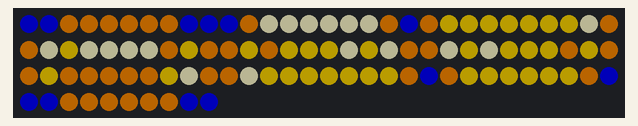
Bench run of a sketch on a simulated Arduino Uno, built with avr-gcc and run on an emulated ATmega328P. Shown: 100 RGB LEDs in strip order, left to right, continuing on the next row. Dim RGB values are drawn brighter than linear; random numbers use the default seed unless the sketch sets one.

Above: at 2.16 s.
At 6.72 s:
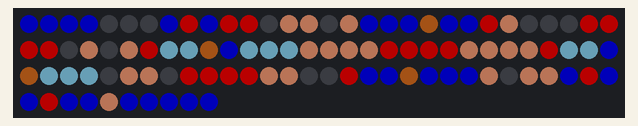
At 11.59 s:
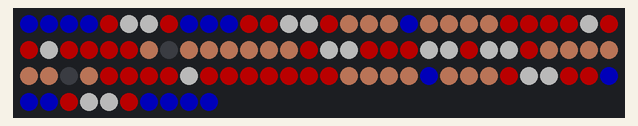
At 21.34 s:
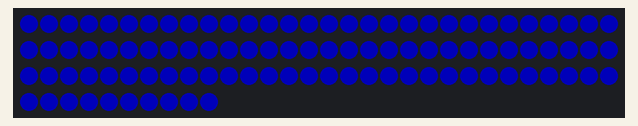
At 28.95 s:
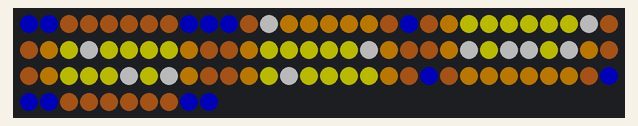
At 39.62 s:
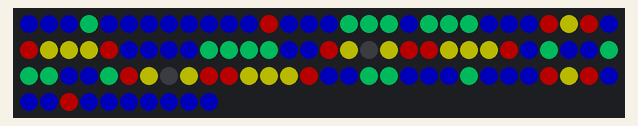

The sketch:

mario_combine.ino
```cpp
#include "FastLED.h"
#define NUM_LEDS 100
#define DATA_PIN 3

CRGB leds[NUM_LEDS];

void setup() {
  delay(2000);
  FastLED.addLeds<WS2811, DATA_PIN, RGB>(leds, NUM_LEDS);
  FastLED.setBrightness(70);
  FastLED.clear();
}

//general
int gloop = 6;
int gdelay = 300;
int sloop = 4;

//coin
int coin_background[]={0,1,8,9,10,19,80,89,90,91,98,99};
int coin_shining[]={12,13,14,15,16,17,28,31,33,34,35,36,46,48,51,53,68,71};
int coin_fill[]={21,22,23,24,25,26,27,32,38,41,43,44,45,47,52,54,55,56,58,61,67,72,73,74,75,76,77,78,82,83,84,85,86,87};

//mario
int m_hat_shirt[]={8,10,11,23,28,29,30,31,36,48,49,50,51,56,68,69,70,71,76,88,91};
int m_hair[]={4,5,6,12,15,25,26,27,32,34,64,67,74,75,84};
int m_bibshort[]={37,38,41,42,43,57,58,61,62,63};
int m_shoe[]={20,39,60,79};
int m_skin_v1[]={13,14,17,24,33,35,44,45,46,47,52,53,54,55,65,66,72,73,82,85,86,94};
int m_skin_v2[]={13,14,16,24,33,35,44,45,46,47,52,53,54,55,65,66,72,73,83,85,86,94};

//quest
int quest_background[]={0,1,8,9,10,19,80,89,90,91,98,99};
int quest_shadow[]={13,14,15,16,17,21,31,38,41,48,51,58,61,68,71,78,82,83,84,85,86,87};
int quest_fill[]={22,23,24,25,26,27,32,34,35,36,37,42,43,44,45,46,53,56,62,63,64,66,72,74,75,76,77};
int quest_mark[]={12,28,33,47,52,54,55,57,65,67,73};

//mushroom
int mr_head[]={4,7,11,12,15,24,25,26,27,29,30,32,33,34,35,44,47,48,49,52,55,64,65,66,67,69,70,71,72,73,74,75,84,87,88,92,95};
int mr_dot[]={5,6,13,14,28,31,45,46,50,51,53,54,68,85,86,93,94};
int mr_body_v1[]={16,17,18,20,21,22,23,38,39,40,41,42,43,56,57,58,59,60,61,76,77,78,79,81,82,83};
int mr_body_v2[]={16,17,18,20,21,22,23,36,38,39,40,41,42,43,56,57,58,59,60,61,63,76,77,78,79,81,82,83};
int mr_eye_v1[]={36,37,62,63};
int mr_eye_v2[]={37,62};

//star
int star_fill[]={4,14,15,16,20,21,22,23,24,25,32,33,34,37,38,42,43,44,45,46,47,48,52,53,54,57,58,60,61,62,63,64,65,74,75,76,84};
int star_eye[]={35,36,55,56};
int star_loop = 10;

//flower
int flower_petal_v1[]={7,11,13,25,29,30,34,45,49,50,54,65,69,71,73,87};
int flower_petal_v2[]={12,26,28,30,34,45,49,50,54,65,69,70,74,86,88,92};
int flower_middle_v1[]={12,26,28,31,33,46,48,51,53,66,68,72};
int flower_middle_v2[]={27,31,33,46,48,51,53,66,68,71,73,87};
int flower_center_v1[]={27,47,67};
int flower_center_v2[]={32,52,72};
int flower_eye_v1[]={32,52};
int flower_eye_v2[]={47,67};
int flower_leaf_v1[]={2,17,18,20,21,39,40,41,42,43,44,59,60,61,62,76,77,78,83};
int flower_leaf_v2[]={3,16,17,18,20,21,22,39,40,41,42,56,59,60,61,64,77,78,82};


void loop() {

  //coin
  for(int i=0;i<sloop;i++){
      fill_solid(leds, NUM_LEDS, CRGB::DarkOrange);
      for(int i=0; i<12; i++){
        leds[coin_background[i]] = CRGB::Blue;
      }
      for(int i=0; i<18; i++){
        leds[coin_shining[i]] = CRGB::LemonChiffon;
      }
      for(int i=0; i<34; i++){
        leds[coin_fill[i]] = CRGB::Gold;
      }
      FastLED.show();
      FastLED.delay(gdelay);
      fill_solid(leds, NUM_LEDS, CRGB::Blue);
      FastLED.show();
      FastLED.delay(gdelay);
  }

  //mario
  for(int i=0;i<gloop;i++){
      //v1
      fill_solid(leds, NUM_LEDS, CRGB::Blue);
      for(int i=0;i<21;i++){
        leds[m_hat_shirt[i]] = CRGB::Red;
      }
      for(int i=0;i<15;i++){
        leds[m_hair[i]] = CRGB::Black;
      }
      for(int i=0;i<10;i++){
        leds[m_bibshort[i]] = CRGB::SkyBlue;
      }
      for(int i=0;i<4;i++){
        leds[m_shoe[i]] = CRGB::SaddleBrown;
      }
      for(int i=0;i<22;i++){
        leds[m_skin_v1[i]] = CRGB::LightSalmon;
      }
      FastLED.show();
      FastLED.delay(gdelay);

      //v2
      fill_solid(leds, NUM_LEDS, CRGB::Blue);
      for(int i=0;i<21;i++){
        leds[m_hat_shirt[i]] = CRGB::Red;
      }
      for(int i=0;i<15;i++){
        leds[m_hair[i]] = CRGB::Black;
      }
      for(int i=0;i<10;i++){
        leds[m_bibshort[i]] = CRGB::SkyBlue;
      }
      for(int i=0;i<4;i++){
        leds[m_shoe[i]] = CRGB::SaddleBrown;
      }
      for(int i=0;i<22;i++){
        leds[m_skin_v2[i]] = CRGB::LightSalmon;
      }
      FastLED.show();
      FastLED.delay(gdelay);
  }

  //coin
  for(int i=0;i<sloop;i++){
      fill_solid(leds, NUM_LEDS, CRGB::SaddleBrown);
      for(int i=0; i<12; i++){
        leds[quest_background[i]] = CRGB::Blue;
      }
      for(int i=0; i<22; i++){
        leds[quest_shadow[i]] = CRGB::Orange;
      }
      for(int i=0; i<27; i++){
        leds[quest_fill[i]] = CRGB::Yellow;
      }
      for(int i=0; i<11; i++){
        leds[quest_mark[i]] = CRGB::White;
      }
      FastLED.show();
      FastLED.delay(gdelay);
      fill_solid(leds, NUM_LEDS, CRGB::Blue);
      FastLED.show();
      FastLED.delay(gdelay);
  }

  //mushroom
  for(int i=0;i<gloop;i++){
      //v1
      fill_solid(leds, NUM_LEDS, CRGB::Blue);
      for(int i=0;i<37;i++){
        leds[mr_head[i]] = CRGB::Red;
      }
      for(int i=0;i<17;i++){
        leds[mr_dot[i]] = CRGB::White;
      }
      for(int i=0;i<26;i++){
        leds[mr_body_v1[i]] = CRGB::LightSalmon;
      }
      for(int i=0;i<4;i++){
        leds[mr_eye_v1[i]] = CRGB::Black;
      }
      FastLED.show();
      FastLED.delay(gdelay);

      //v2
      fill_solid(leds, NUM_LEDS, CRGB::Blue);
      for(int i=0;i<37;i++){
        leds[mr_head[i]] = CRGB::Red;
      }
      for(int i=0;i<17;i++){
        leds[mr_dot[i]] = CRGB::White;
      }
      for(int i=0;i<28;i++){
        leds[mr_body_v2[i]] = CRGB::LightSalmon;
      }
      for(int i=0;i<2;i++){
        leds[mr_eye_v2[i]] = CRGB::Black;
      }
      FastLED.show();
      FastLED.delay(gdelay);
  }


  //star
  for(int i=0; i<star_loop; i++){
      fill_solid(leds, NUM_LEDS, CRGB::Blue);
      for(int i=0; i<20; i++){
        leds[rand()%99+0] = CRGB::White;
      }
      for(int i=0; i<37; i++){
        leds[star_fill[i]] = CRGB::Yellow;
      }
      for(int i=0; i<4; i++){
        leds[star_eye[i]] = CRGB::Orange;
      }
      FastLED.show();
      FastLED.delay(gdelay);
  }

  //flower
  for(int i=0;i<gloop;i++){
      //v1
      fill_solid(leds, NUM_LEDS, CRGB::Blue);
      for(int i=0; i<16; i++){
        leds[flower_petal_v1[i]] = CRGB::Red;
      }
      for(int i=0; i<12; i++){
        leds[flower_middle_v1[i]] = CRGB::Yellow;
      }
      for(int i=0; i<3; i++){
        leds[flower_center_v1[i]] = CRGB::Yellow;
      }
      for(int i=0; i<2; i++){
        leds[flower_eye_v1[i]] = CRGB::Black;
      }
      for(int i=0; i<19; i++){
        leds[flower_leaf_v1[i]] = CRGB::SpringGreen;
      }
      FastLED.show();
      FastLED.delay(gdelay);

      //v2
      fill_solid(leds, NUM_LEDS, CRGB::Blue);
      for(int i=0; i<16; i++){
        leds[flower_petal_v2[i]] = CRGB::Red;
      }
      for(int i=0; i<12; i++){
        leds[flower_middle_v2[i]] = CRGB::Yellow;
      }
      for(int i=0; i<3; i++){
        leds[flower_center_v2[i]] = CRGB::Yellow;
      }
      for(int i=0; i<2; i++){
        leds[flower_eye_v2[i]] = CRGB::Black;
      }
      for(int i=0; i<19; i++){
        leds[flower_leaf_v2[i]] = CRGB::SpringGreen;
      }
      FastLED.show();
      FastLED.delay(gdelay);
  }

}
```
